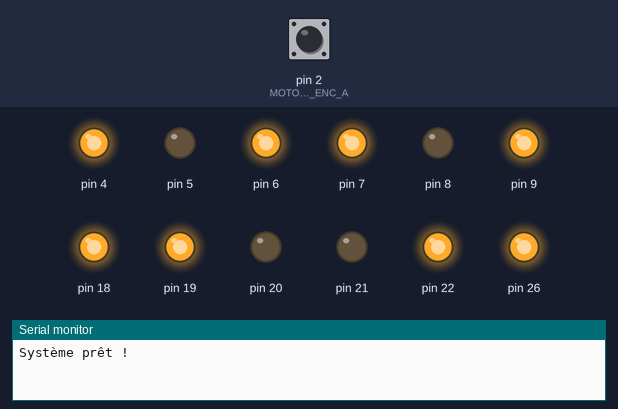
Bench run of a sketch on a simulated Arduino Mega 2560, built with avr-gcc and run on an emulated ATmega2560. On the bench: output pins drawn as LEDs (lit = HIGH), the last lines printed to the serial monitor. Inputs (shaded band) come from the test bench; at power-on: pin 2 (MOTOR_FL_ENC_A) HIGH.

Above: at 0.1 s.
At 4.1 s:
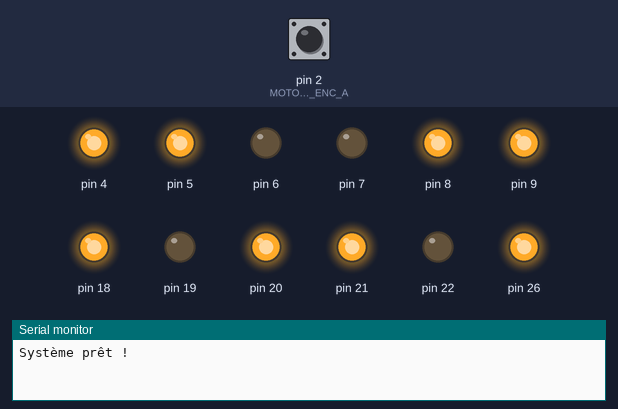
At 8.1 s:
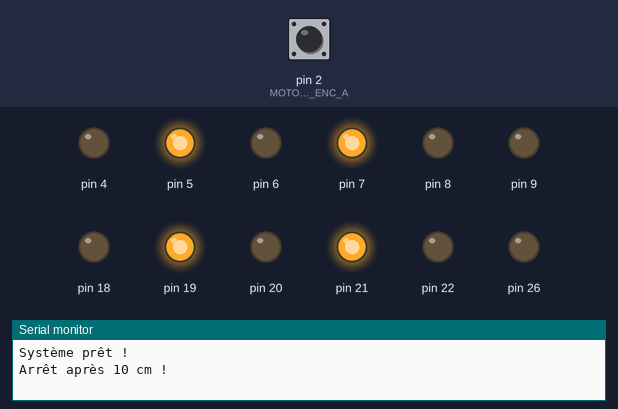
Timing chart, 0 to 9.6 s (numbered marks = the images above):
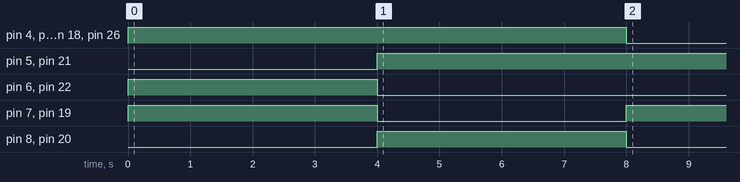

Measured:
- by itself, pin 4, pin 9, pin 18, pin 26: LOW → HIGH at 0.00 s, → LOW 8.0 s later
- by itself, pin 5, pin 21: LOW → HIGH at 4.0 s
- by itself, pin 6, pin 22: LOW → HIGH at 0.00 s, → LOW 4.0 s later
- by itself, pin 7, pin 19: LOW → HIGH at 0.00 s, → LOW 4.0 s later, → HIGH 4.0 s later
- by itself, pin 8, pin 20: LOW → HIGH at 4.0 s, → LOW 4.0 s later

The sketch:

14_03_2025_16h42.ino
```cpp
#include <Arduino.h>
#include <Wire.h>
#include <math.h>

// ---------------- Constantes ----------------
const float WHEEL_DIAMETER = 0.065; // en mètres (65 mm)
const int ENCODER_RESOLUTION = 6533; // Impulsions par tour sortie
const float WHEEL_CIRCUMFERENCE = WHEEL_DIAMETER * 3.14159; // Périmètre de roue
const float DISTANCE_PER_TICK = WHEEL_CIRCUMFERENCE / ENCODER_RESOLUTION; // mm par impulsion
const float TARGET_DISTANCE = 0.10; // 10 cm en mètres
const int TARGET_TICKS = 800; // Correction du nombre de ticks

// ---------------- Déclaration des broches ----------------
// Encodeurs
const int MOTOR_FL_ENC_A = 2, MOTOR_FL_ENC_B = 3;
const int MOTOR_RL_ENC_A = 10, MOTOR_RL_ENC_B = 11;
const int MOTOR_RR_ENC_A = 16, MOTOR_RR_ENC_B = 17;
const int MOTOR_FR_ENC_A = 27, MOTOR_FR_ENC_B = 28;

// Moteurs
const int MOTOR_FL_PWM = 4, MOTOR_FL_DIR_A = 5, MOTOR_FL_DIR_B = 6;
const int MOTOR_RL_PWM = 9, MOTOR_RL_DIR_A = 7, MOTOR_RL_DIR_B = 8;
const int MOTOR_RR_PWM = 18, MOTOR_RR_DIR_A = 19, MOTOR_RR_DIR_B = 20;
const int MOTOR_FR_PWM = 26, MOTOR_FR_DIR_A = 21, MOTOR_FR_DIR_B = 22;

// Variables encodeurs
volatile int encoder_FL = 0, encoder_RL = 0, encoder_RR = 0, encoder_FR = 0;

// ---------------- Classes ----------------
class Motor {
public:
    Motor(int pwm_pin, int dir_pin_A, int dir_pin_B, bool invert = false)
        : pwm_pin(pwm_pin), dir_pin_A(dir_pin_A), dir_pin_B(dir_pin_B), invert(invert) {
        pinMode(pwm_pin, OUTPUT);
        pinMode(dir_pin_A, OUTPUT);
        pinMode(dir_pin_B, OUTPUT);
    }

/**
 * @brief Définit la vitesse du moteur.
 *
 * Cette fonction ajuste la vitesse du moteur en fonction de la valeur donnée. Elle prend en compte l'inversion de direction
 * si nécessaire, et ajuste les signaux PWM pour contrôler la vitesse du moteur. La vitesse est limitée entre 0 et 255 pour
 * correspondre à l'intensité PWM.
 *
 * @param speed La vitesse souhaitée du moteur. La valeur peut être négative pour inverser la direction. Elle va de -1 à 1.
 */

    void set_speed(float speed) {
        if (invert) speed = -speed; // Inversion si nécessaire

        if (speed >= 0) {
            digitalWrite(dir_pin_A, HIGH);
            digitalWrite(dir_pin_B, LOW);
        } else {
            digitalWrite(dir_pin_A, LOW);
            digitalWrite(dir_pin_B, HIGH);
            speed = -speed;
        }

        // Limiter la vitesse entre 0 et 255 (intensité PWM)
        int pwm_value = int(speed * 255);
        if (pwm_value < 0) pwm_value = 0;
        if (pwm_value > 255) pwm_value = 255;

        analogWrite(pwm_pin, pwm_value);
    }

    void stop() { set_speed(0); }

private:
    int pwm_pin, dir_pin_A, dir_pin_B;
    bool invert;
};

// ---------------- Création des moteurs ----------------
// ⚠️ On inverse seulement les moteurs avant (FL et FR)
Motor motorFL(MOTOR_FL_PWM, MOTOR_FL_DIR_A, MOTOR_FL_DIR_B, true);
Motor motorRL(MOTOR_RL_PWM, MOTOR_RL_DIR_A, MOTOR_RL_DIR_B, false);
Motor motorRR(MOTOR_RR_PWM, MOTOR_RR_DIR_A, MOTOR_RR_DIR_B, false);
Motor motorFR(MOTOR_FR_PWM, MOTOR_FR_DIR_A, MOTOR_FR_DIR_B, true);

// ---------------- Interruptions des encodeurs ----------------
void encoderFL_ISR() { encoder_FL++; }
void encoderRL_ISR() { encoder_RL++; }
void encoderRR_ISR() { encoder_RR++; }
void encoderFR_ISR() { encoder_FR++; }

// ---------------- Setup ----------------
void setup() {
    Serial.begin(115200);

    pinMode(MOTOR_FL_ENC_A, INPUT_PULLUP);
    pinMode(MOTOR_RL_ENC_A, INPUT_PULLUP);
    pinMode(MOTOR_RR_ENC_A, INPUT_PULLUP);
    pinMode(MOTOR_FR_ENC_A, INPUT_PULLUP);

    attachInterrupt(digitalPinToInterrupt(MOTOR_FL_ENC_A), encoderFL_ISR, RISING);
    attachInterrupt(digitalPinToInterrupt(MOTOR_RL_ENC_A), encoderRL_ISR, RISING);
    attachInterrupt(digitalPinToInterrupt(MOTOR_RR_ENC_A), encoderRR_ISR, RISING);
    attachInterrupt(digitalPinToInterrupt(MOTOR_FR_ENC_A), encoderFR_ISR, RISING);

    Serial.println("Système prêt !");
}

// ---------------- Boucle principale ----------------
void loop() {
    // Réinitialisation des encodeurs
    encoder_FL = encoder_RL = encoder_RR = encoder_FR = 0;

    // Démarrage des moteurs avec une vitesse initiale de 80%
    motorFL.set_speed(100);
    motorRL.set_speed(100);
    motorRR.set_speed(100);
    motorFR.set_speed(100);

    delay(4000);

    motorFL.stop();
    motorRL.stop();
    motorRR.stop();
    motorFR.stop();

    motorFL.set_speed(-100);
    motorRL.set_speed(-100);
    motorRR.set_speed(-100);
    motorFR.set_speed(-100);

    delay(4000);

/*
    // Distance parcourue initiale
    int avg_ticks = 0;

    // Déplacement avec décélération progressive
    while (avg_ticks < TARGET_TICKS) {
        // Moyenne des encodeurs
        avg_ticks = (encoder_FL + encoder_RL + encoder_RR + encoder_FR) / 4;

        // Calcul de la distance restante en fonction des ticks
        float distance_remaining = (TARGET_TICKS - avg_ticks) * DISTANCE_PER_TICK;

        // Calcul de la vitesse en fonction de la distance restante
        float speed = 0.8 * (distance_remaining / TARGET_DISTANCE);

        // Limiter la vitesse entre 0.3 et 0.8 (pas de trop faibles vitesses)
        if (speed > 0.8) speed = 0.8;
        if (speed < 0.3) speed = 0.3;

        // Appliquer la vitesse aux moteurs
        motorFL.set_speed(speed);
        motorRL.set_speed(speed);
        motorRR.set_speed(speed);
        motorFR.set_speed(speed);

        // Afficher l'état pour le suivi
        Serial.print("Ticks: "); Serial.print(avg_ticks);
        Serial.print(" | Distance restante: "); Serial.print(distance_remaining);
        Serial.print(" | Vitesse: "); Serial.println(speed);

        delay(100);
    }
*/
    // Arrêt des moteurs après avoir atteint la distance
    motorFL.stop();
    motorRL.stop();
    motorRR.stop();
    motorFR.stop();

    Serial.println("Arrêt après 10 cm !");
    while (true);
}
```
